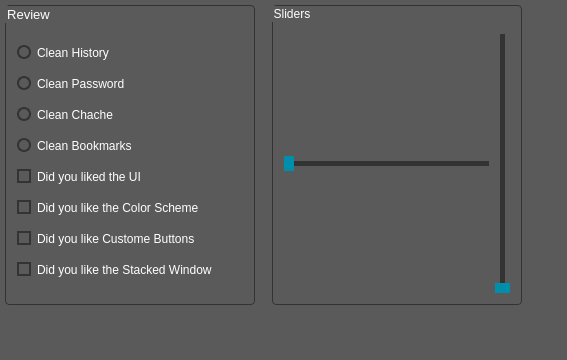
                   <widget class="QWidget" name="page_android_clean">
                    <property name="styleSheet">
                     <string notr="true">background:rgb(91,90,90);</string>
                    </property>
                    <layout class="QGridLayout" name="gridLayout_5">
                     <property name="leftMargin">
                      <number>5</number>
                     </property>
                     <property name="topMargin">
                      <number>5</number>
                     </property>
                     <property name="rightMargin">
                      <number>5</number>
                     </property>
                     <property name="bottomMargin">
                      <number>5</number>
                     </property>
                     <property name="spacing">
                      <number>5</number>
                     </property>
                     <item row="0" column="5">
                      <spacer name="horizontalSpacer_7">
                       <property name="orientation">
                        <enum>Qt::Horizontal</enum>
                       </property>
                       <property name="sizeHint" stdset="0">
                        <size>
                         <width>40</width>
                         <height>20</height>
                        </size>
                       </property>
                      </spacer>
                     </item>
                     <item row="0" column="0">
                      <widget class="QGroupBox" name="groupBox_clean">
                       <property name="minimumSize">
                        <size>
                         <width>250</width>
                         <height>300</height>
                        </size>
                       </property>
                       <property name="maximumSize">
                        <size>
                         <width>250</width>
                         <height>300</height>
                        </size>
                       </property>
                       <property name="sizeIncrement">
                        <size>
                         <width>0</width>
                         <height>0</height>
                        </size>
                       </property>
                       <property name="font">
                        <font>
                         <family>Segoe UI</family>
                         <pointsize>10</pointsize>
                        </font>
                       </property>
                       <property name="styleSheet">
                        <string notr="true">QGroupBox{
	border:1px solid rgb(51,51,51);	
	border-radius:4px;
	color:white;
	background:rgb(91,90,90);
}
</string>
                       </property>
                       <property name="title">
                        <string>Review</string>
                       </property>
                       <property name="alignment">
                        <set>Qt::AlignLeading|Qt::AlignLeft|Qt::AlignVCenter</set>
                       </property>
                       <property name="flat">
                        <bool>false</bool>
                       </property>
                       <property name="checkable">
                        <bool>false</bool>
                       </property>
                       <layout class="QVBoxLayout" name="verticalLayout_12">
                        <item>
                         <widget class="QRadioButton" name="radioButton">
                          <property name="font">
                           <font>
                            <family>Segoe UI</family>
                            <pointsize>9</pointsize>
                           </font>
                          </property>
                          <property name="styleSheet">
                           <string notr="true">QRadioButton {
	background:rgb(91,90,90);
    color:white;
}
QRadioButton::indicator {
    width:10px;
    height:10px;
    border-radius: 7px;
}
QRadioButton::indicator:checked {
    background-color:rgb(0,143,170);
    border: 2px solid rgb(51,51,51);
}

QRadioButton::indicator:unchecked {
    background-color:rgb(91,90,90);
    border:2px solid rgb(51,51,51);
}</string>
                          </property>
                          <property name="text">
                           <string>Clean History</string>
                          </property>
                          <property name="autoRepeat">
                           <bool>false</bool>
                          </property>
                          <property name="autoExclusive">
                           <bool>true</bool>
                          </property>
                         </widget>
                        </item>
                        <item>
                         <widget class="QRadioButton" name="radioButton_2">
                          <property name="font">
                           <font>
                            <family>Segoe UI</family>
                            <pointsize>9</pointsize>
                           </font>
                          </property>
                          <property name="styleSheet">
                           <string notr="true">QRadioButton {
	background:rgb(91,90,90);
    color:white;
}
QRadioButton::indicator {
    width:10px;
    height:10px;
    border-radius: 7px;
}
QRadioButton::indicator:checked {
    background-color:rgb(0,143,170);
    border: 2px solid rgb(51,51,51);
}

QRadioButton::indicator:unchecked {
    background-color:rgb(91,90,90);
    border:2px solid rgb(51,51,51);
}</string>
                          </property>
                          <property name="text">
                           <string>Clean Password</string>
                          </property>
                          <property name="autoExclusive">
                           <bool>true</bool>
                          </property>
                         </widget>
                        </item>
                        <item>
                         <widget class="QRadioButton" name="radioButton_3">
                          <property name="font">
                           <font>
                            <family>Segoe UI</family>
                            <pointsize>9</pointsize>
                           </font>
                          </property>
                          <property name="styleSheet">
                           <string notr="true">QRadioButton {
	background:rgb(91,90,90);
    color:white;
}
QRadioButton::indicator {
    width:10px;
    height:10px;
    border-radius: 7px;
}
QRadioButton::indicator:checked {
    background-color:rgb(0,143,170);
    border: 2px solid rgb(51,51,51);
}

QRadioButton::indicator:unchecked {
    background-color:rgb(91,90,90);
    border:2px solid rgb(51,51,51);
}</string>
                          </property>
                          <property name="text">
                           <string>Clean Chache</string>
                          </property>
                          <property name="autoExclusive">
                           <bool>true</bool>
                          </property>
                         </widget>
                        </item>
                        <item>
                         <widget class="QRadioButton" name="radioButton_4">
                          <property name="font">
                           <font>
                            <family>Segoe UI</family>
                            <pointsize>9</pointsize>
                           </font>
                          </property>
                          <property name="styleSheet">
                           <string notr="true">QRadioButton {
	background:rgb(91,90,90);
    color:white;
}
QRadioButton::indicator {
    width:10px;
    height:10px;
    border-radius: 7px;
}
QRadioButton::indicator:checked {
    background-color:rgb(0,143,170);
    border: 2px solid rgb(51,51,51);
}

QRadioButton::indicator:unchecked {
    background-color:rgb(91,90,90);
    border:2px solid rgb(51,51,51);
}</string>
                          </property>
                          <property name="text">
                           <string>Clean Bookmarks</string>
                          </property>
                          <property name="autoExclusive">
                           <bool>true</bool>
                          </property>
                         </widget>
                        </item>
                        <item>
                         <widget class="QCheckBox" name="checkBox">
                          <property name="font">
                           <font>
                            <family>Segoe UI</family>
                            <pointsize>9</pointsize>
                           </font>
                          </property>
                          <property name="styleSheet">
                           <string notr="true">QCheckBox {
    color:rgb(255,255,255);
}

QCheckBox::indicator {
    width: 10px;
    height: 10px;
}

QCheckBox::indicator:unchecked {
    border:2px solid rgb(51,51,51);
	background:rgb(91,90,90);
}

QCheckBox::indicator:unchecked:pressed {
	border:2px solid rgb(51,51,51);
   	background:rgb(0,143,170);
}

QCheckBox::indicator:checked {
	background-color:rgb(0,143,170);
    border: 2px solid rgb(51,51,51);
}

QCheckBox::indicator:checked:pressed {
    border:2px solid rgb(51,51,51);
	background:rgb(91,90,90);
}

</string>
                          </property>
                          <property name="text">
                           <string>Did you liked the UI</string>
                          </property>
                          <property name="tristate">
                           <bool>false</bool>
                          </property>
                         </widget>
                        </item>
                        <item>
                         <widget class="QCheckBox" name="checkBox_4">
                          <property name="font">
                           <font>
                            <family>Segoe UI</family>
                            <pointsize>9</pointsize>
                           </font>
                          </property>
                          <property name="styleSheet">
                           <string notr="true">QCheckBox {
    color:rgb(255,255,255);
}

QCheckBox::indicator {
    width: 10px;
    height: 10px;
}

QCheckBox::indicator:unchecked {
    border:2px solid rgb(51,51,51);
	background:rgb(91,90,90);
}

QCheckBox::indicator:unchecked:pressed {
	border:2px solid rgb(51,51,51);
   	background:rgb(0,143,170);
}

QCheckBox::indicator:checked {
	background-color:rgb(0,143,170);
    border: 2px solid rgb(51,51,51);
}

QCheckBox::indicator:checked:pressed {
    border:2px solid rgb(51,51,51);
	background:rgb(91,90,90);
}

</string>
                          </property>
                          <property name="text">
                           <string>Did you like the Color Scheme</string>
                          </property>
                          <property name="tristate">
                           <bool>false</bool>
                          </property>
                         </widget>
                        </item>
                        <item>
                         <widget class="QCheckBox" name="checkBox_2">
                          <property name="font">
                           <font>
                            <family>Segoe UI</family>
                            <pointsize>9</pointsize>
                           </font>
                          </property>
                          <property name="styleSheet">
                           <string notr="true">QCheckBox {
    color:rgb(255,255,255);
}

QCheckBox::indicator {
    width: 10px;
    height: 10px;
}

QCheckBox::indicator:unchecked {
    border:2px solid rgb(51,51,51);
	background:rgb(91,90,90);
}

QCheckBox::indicator:unchecked:pressed {
	border:2px solid rgb(51,51,51);
   	background:rgb(0,143,170);
}

QCheckBox::indicator:checked {
	background-color:rgb(0,143,170);
    border: 2px solid rgb(51,51,51);
}

QCheckBox::indicator:checked:pressed {
    border:2px solid rgb(51,51,51);
	background:rgb(91,90,90);
}

</string>
                          </property>
                          <property name="text">
                           <string>Did you like Custome Buttons</string>
                          </property>
                         </widget>
                        </item>
                        <item>
                         <widget class="QCheckBox" name="checkBox_3">
                          <property name="font">
                           <font>
                            <family>Segoe UI</family>
                            <pointsize>9</pointsize>
                           </font>
                          </property>
                          <property name="styleSheet">
                           <string notr="true">QCheckBox {
    color:rgb(255,255,255);
}

QCheckBox::indicator {
    width: 10px;
    height: 10px;
}

QCheckBox::indicator:unchecked {
    border:2px solid rgb(51,51,51);
	background:rgb(91,90,90);
}

QCheckBox::indicator:unchecked:pressed {
	border:2px solid rgb(51,51,51);
   	background:rgb(0,143,170);
}

QCheckBox::indicator:checked {
	background-color:rgb(0,143,170);
    border: 2px solid rgb(51,51,51);
}

QCheckBox::indicator:checked:pressed {
    border:2px solid rgb(51,51,51);
	background:rgb(91,90,90);
}

</string>
                          </property>
                          <property name="text">
                           <string>Did you like the Stacked Window</string>
                          </property>
                         </widget>
                        </item>
                       </layout>
                      </widget>
                     </item>
                     <item row="0" column="1" rowspan="2" colspan="2">
                      <widget class="QLabel" name="lab_clean">
                       <property name="styleSheet">
                        <string notr="true"/>
                       </property>
                       <property name="text">
                        <string/>
                       </property>
                      </widget>
                     </item>
                     <item row="2" column="0" rowspan="2">
                      <spacer name="verticalSpacer_5">
                       <property name="orientation">
                        <enum>Qt::Vertical</enum>
                       </property>
                       <property name="sizeHint" stdset="0">
                        <size>
                         <width>20</width>
                         <height>40</height>
                        </size>
                       </property>
                      </spacer>
                     </item>
                     <item row="0" column="3">
                      <widget class="QGroupBox" name="groupBox">
                       <property name="minimumSize">
                        <size>
                         <width>250</width>
                         <height>300</height>
                        </size>
                       </property>
                       <property name="maximumSize">
                        <size>
                         <width>250</width>
                         <height>300</height>
                        </size>
                       </property>
                       <property name="font">
                        <font>
                         <family>Segoe UI</family>
                         <pointsize>9</pointsize>
                        </font>
                       </property>
                       <property name="styleSheet">
                        <string notr="true">QGroupBox{
	border:1px solid rgb(51,51,51);	
	border-radius:4px;
	color:white;
	background:rgb(91,90,90);
}
</string>
                       </property>
                       <property name="title">
                        <string>Sliders</string>
                       </property>
                       <layout class="QGridLayout" name="gridLayout_6">
                        <item row="0" column="0">
                         <widget class="QSlider" name="horizontalSlider_2">
                          <property name="styleSheet">
                           <string notr="true">QSlider::groove:horizontal {
    height:5px;
    background: rgb(51,51,51);
}

QSlider::handle:horizontal {
    background:rgb(0,143,170);
    width: 10px;
margin:-8px 0
}

QSlider::add-page:horizondal {
    background:rgb(51,51,51);
}

QSlider::sub-page:horizondal {
    background:rgb(51,51,51);
}</string>
                          </property>
                          <property name="orientation">
                           <enum>Qt::Horizontal</enum>
                          </property>
                         </widget>
                        </item>
                        <item row="0" column="2">
                         <widget class="QSlider" name="verticalSlider">
                          <property name="styleSheet">
                           <string notr="true">QSlider::groove:vertical {
    background: red;
    width:5px
}

QSlider::handle:vertical {
    height: 10px;
    background:rgb(0,143,170);
	margin:0 -8px
}

QSlider::add-page:vertical {
    background:rgb(51,51,51);
}

QSlider::sub-page:vertical {
    background:rgb(51,51,51);
}</string>
                          </property>
                          <property name="tracking">
                           <bool>true</bool>
                          </property>
                          <property name="orientation">
                           <enum>Qt::Vertical</enum>
                          </property>
                          <property name="invertedAppearance">
                           <bool>false</bool>
                          </property>
                          <property name="invertedControls">
                           <bool>false</bool>
                          </property>
                          <property name="tickPosition">
                           <enum>QSlider::NoTicks</enum>
                          </property>
                         </widget>
                        </item>
                       </layout>
                      </widget>
                     </item>
                    </layout>
                   </widget>
